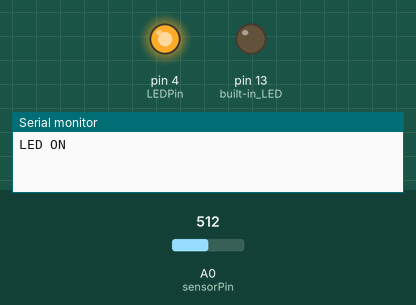
This sketch was run on a simulated Arduino Uno, built with avr-gcc and run on an emulated ATmega328P. Shown: output pins drawn as LEDs (lit = HIGH), the last lines printed to the serial monitor. The inputs (shaded band) are chosen by the test bench; at power-on: A0 (sensorPin) = 512.

Above: at 5.0 s.
At 12.0 s:
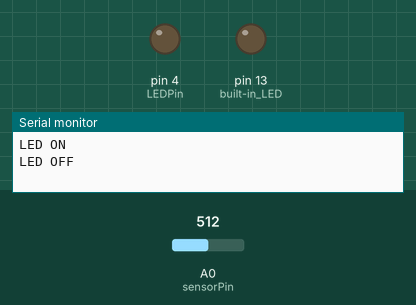
Timing chart, 0 to 18.2 s (numbered marks = the images above):
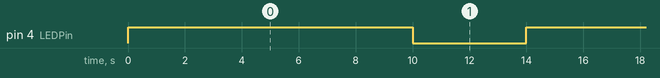

The sketch:

Photo-Resistor.ino
```cpp
///////////////////////////////////////////Photo Resistor////////////////////////////////////////

int LEDPin = 4;       // select a digital pin for the LED
int sensorPin = A0;   // select the analog input pin for the photoresistor
int threshold = 300;  // analog input trigger level from photoresistor
int sensorValue = 0;  // photoresistor value read from analog input pin

void setup()
{

pinMode (LEDPin, OUTPUT);
pinMode(LED_BUILTIN, OUTPUT); // built-in LED, on pin 13
Serial.begin(9600); //Open serial connection

}
void loop()
{

  Serial.println ("LED ON");
  digitalWrite (LEDPin, HIGH);
  delay(10000);

  Serial.println ("LED OFF");
  digitalWrite (LEDPin, LOW);
  delay(2000);
if (analogRead(sensorPin) < threshold)
 {
    // low light, so switch the light (LED) on
    digitalWrite(LED_BUILTIN, HIGH);
 }
else
 {
    // light level high enough, so switch the light (LED) off
    digitalWrite(LED_BUILTIN, LOW);
 }
    // wait for ADC to settle before next reading

  delay(2000);
}
```

Measured:
- by itself, pin 4 (LEDPin): alternates HIGH for 10.0 s and LOW for 4.0 s
